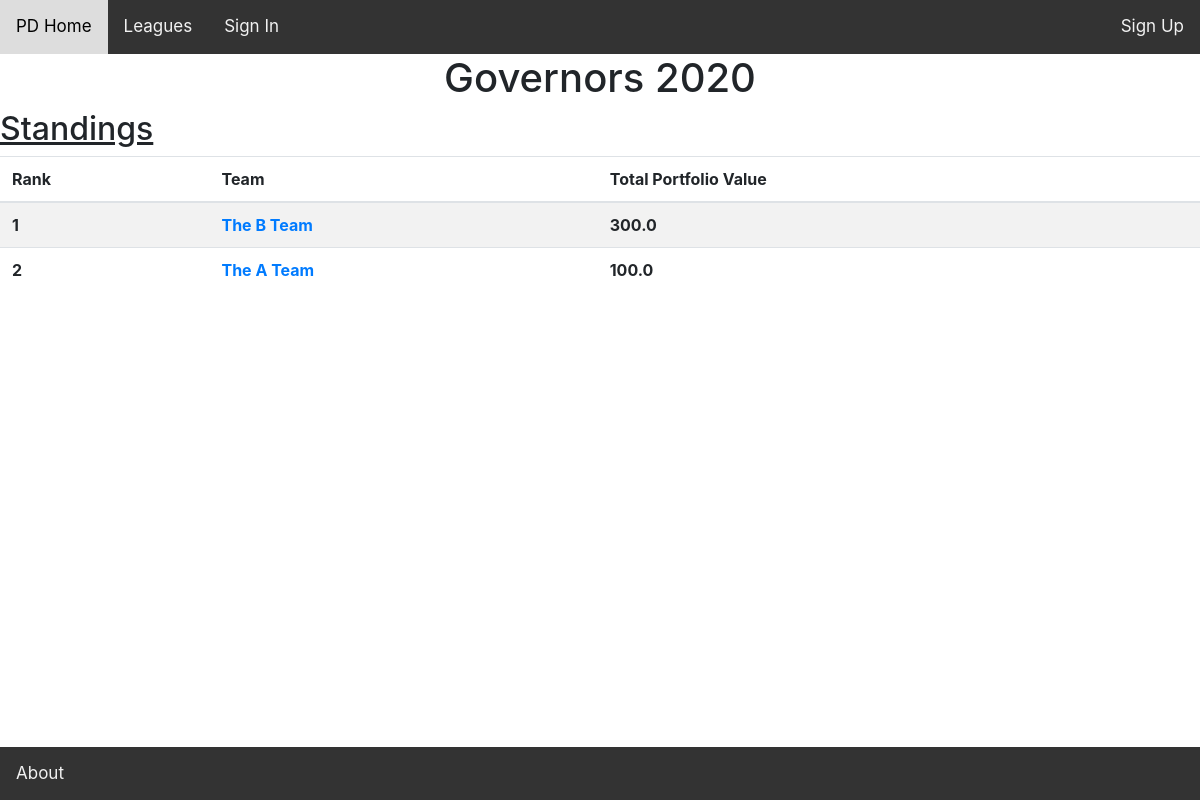
Before: /team/standings/10/ with the older database file.
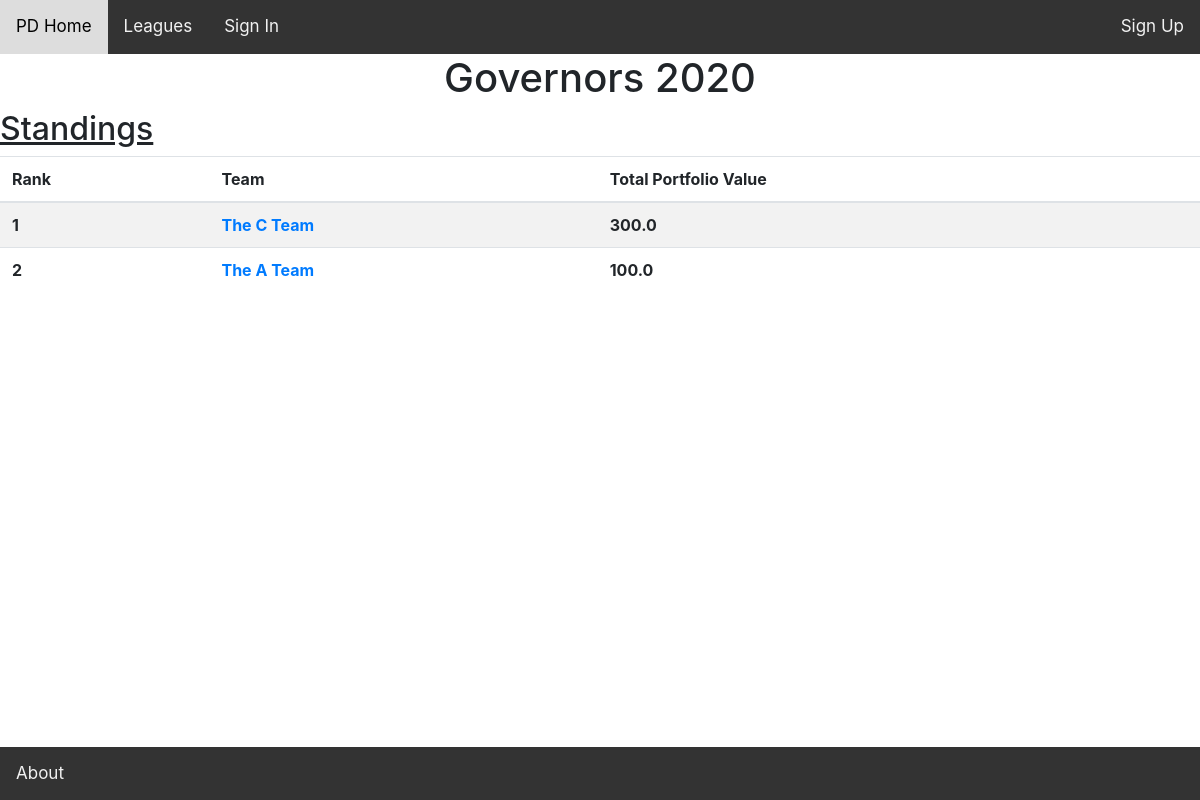
After: the same page with the newer database file.
### fantasyworld/models.py (models this page shows, shortened)
class Team(models.Model):
	user = models.ForeignKey(Profile, on_delete=models.CASCADE)
	league_session = models.ForeignKey(LeagueSession, on_delete=models.CASCADE)
	team_name = models.CharField(max_length=100, default = "Team")
	is_commissioner = models.BooleanField(default=False)
	budget = models.FloatField(default=100)
	def get_current_cash(self):
		return self.budget
	def get_current_portfolio_value(self):
		portfolio_value = 0
		stock_transaction_set = self.stocktransaction_set.all()
		for stock_transaction in stock_transaction_set:
			stock = stock_transaction.stock
			if stock_transaction.bought_stock:
				quantity = stock_transaction.quantity
			else:
				quantity = (-1)*stock_transaction.quantity
			stock_price = stock.price
			portfolio_value += quantity*stock_price
		return portfolio_value

### fantasyworld/views/league_views.py (the view)
# urls.py: path('team/standings/<int:team_id>/', views.team_standings,
def team_standings(request, team_id):
	user = request.user
	try:
		team = Team.objects.get(pk=team_id)
	except Team.DoesNotExist:
		raise Http404("Team Does Not Exist :(")
	users_team_id = team.id
	user_is_commissioner = team.is_commissioner
	league_session = team.league_session
	teams = Team.objects.filter(league_session = league_session)
	team_portfolio_values = [(team, team.get_current_portfolio_value() +
								team.get_current_cash())
								for team in teams]
	team_portfolio_values.sort(key=lambda x: x[1], reverse=True)
	team_ranks = []
	i=1
	for team, portfolio_value in team_portfolio_values:
		team_ranks.append((team, portfolio_value, i))
		i += 1
	return render(request, 'fantasyworld/league_standings.html',
		context={'team': team,
				'users_team_id': users_team_id,
				'league': league_session.league,
				'user_is_commissioner': user_is_commissioner,
				'team_ranks': team_ranks})

### fantasyworld/templates/fantasyworld/league_standings.html
{% extends 'fantasyworld/bases/teampage_header.html' %}
{% block teampage_header %}
<h1>{{league.name}}</h1>
{% if league.is_public or user_in_league %}
<h2><u>Standings</u></h2>
<table class="table table-striped" style="margin-top: 5px;">
  <thead>
    <tr>
      <th scope="col">Rank</th>
      <th scope="col">Team</th>
      <th scope="col">Total Portfolio Value</th>
    </tr>
  </thead>
  <tbody>
  {% for team, team_portfolio_value, team_rank in team_ranks %}
    <tr>
      <th> {{team_rank}} </th>
      <th> <a href="{% url 'fantasyworld:team_home' team.id %}"> {{team.team_name}} </a> </th>
      <th> {{team_portfolio_value}} </th>
  {% endfor %}
  </tbody>
</table>
{% endif %}
{% endblock %}

Changed rows visible on the page:
changed Team: team_name "The B Team" → "The C Team"
